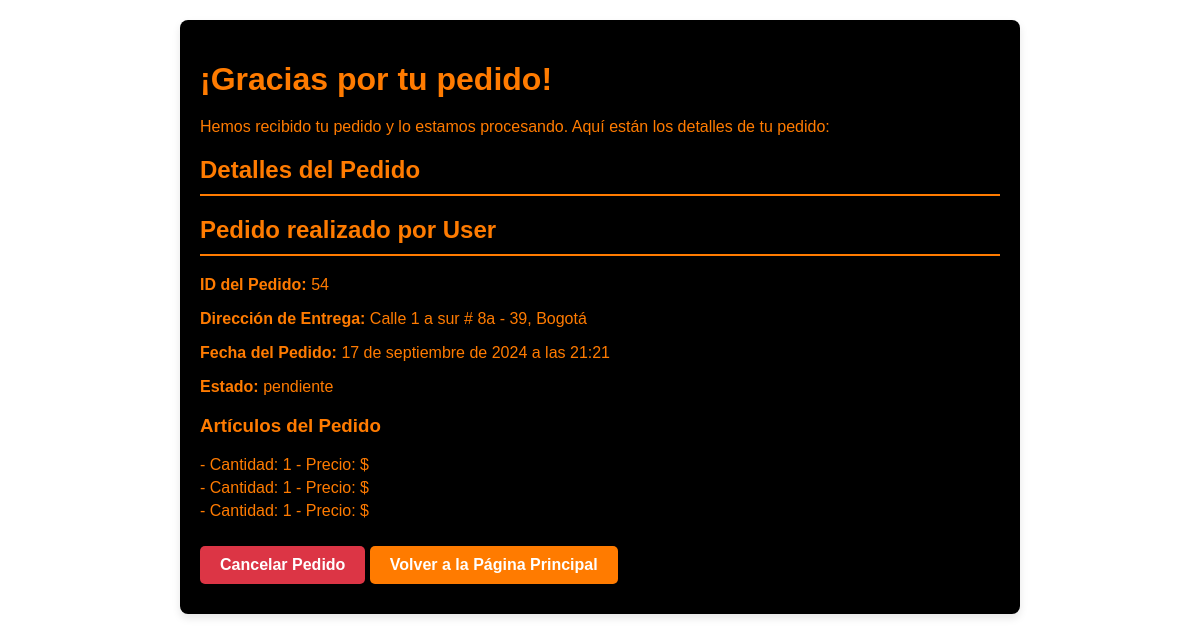
Page /pedido/54/confirmacion/ on the committed database.
### OrderEasy_app/models.py (models this page shows, shortened)
class Pedido(models.Model):
    ESTADO_PEDIDO = [
        ('pendiente', 'Pendiente'),
        ('confirmado', 'Confirmado'),
        ('en_camino', 'En Camino'),
        ('entregado', 'Entregado'),
        ('cancelado', 'Cancelado'),
    ]
    cliente = models.ForeignKey(Cliente, on_delete=models.CASCADE)
    fecha_pedido = models.DateTimeField(auto_now_add=True)
    estado = models.CharField(max_length=15, choices=ESTADO_PEDIDO, default='pendiente')
    direccion_entrega = models.CharField(max_length=255, null=True, blank=True)
    es_para_entrega = models.BooleanField(default=False)
    nombre_usuario = models.CharField(max_length=150, default='User')

class PedidoItem(models.Model):
    pedido = models.ForeignKey(Pedido, on_delete=models.CASCADE)
    product = models.ForeignKey(Product, on_delete=models.CASCADE)
    cantidad = models.PositiveIntegerField()

### OrderEasy/views.py (the view)
# urls.py: path('pedido/<int:pedido_id>/confirmacion/', views.confirmacion_pedido, name='confirmacion_pedido'),
def confirmacion_pedido(request, pedido_id):
    pedido = get_object_or_404(Pedido, id=pedido_id)
    return render(request, 'confirmacion_pedido.html', {'pedido': pedido})

### OrderEasy_app/templates/confirmacion_pedido.html (shortened to what this page needs)
{% load static %}
<!DOCTYPE html>
<html lang="es">
<head>
    <link rel="stylesheet" href="{% static 'css/confirmacion_pedido.css' %}">
</head>
<body>
    <div class="container">
        <h1>¡Gracias por tu pedido!</h1>
        <p>Hemos recibido tu pedido y lo estamos procesando. Aquí están los detalles de tu pedido:</p>
        <h2>Detalles del Pedido</h2>
        <div class="pedido-info">
            <h2>Pedido realizado por {{ pedido.nombre_usuario }}</h2>
        <p><strong>ID del Pedido:</strong> {{ pedido.id }}</p>
        <p><strong>Dirección de Entrega:</strong> {{ pedido.direccion_entrega }}</p>
        <p><strong>Fecha del Pedido:</strong> {{ pedido.fecha_pedido }}</p>
        <p><strong>Estado:</strong> {{ pedido.estado }}</p>
        <h3>Artículos del Pedido</h3>
        <ul>
            {% for item in pedido.pedidoitem_set.all %}
                <li>{{ item.menu_item.nombre }} - Cantidad: {{ item.cantidad }} - Precio: ${{ item.menu_item.precio }}</li>
            {% empty %}
                <li>No hay artículos en este pedido.</li>
            {% endfor %}
        </ul>
        {% if pedido.estado != 'cancelado' %}
            <a href="{% url 'cancelar_pedido' pedido.id %}" class="btn btn-danger">Cancelar Pedido</a>
        {% endif %}
        <a href="{% url 'index' %}" class="btn btn-primary">Volver a la Página Principal</a>
    </div>
</body>
</html>

### OrderEasy_app/static/css/confirmacion_pedido.css (style rules this page uses)
body { font-family: Arial, sans-serif; background-image: url("../imagenes/fondo_index1.jpg"); background-size: cover; background-position: center; background-attachment: fixed; color: #ff7b00; margin: 0; padding: 0; }
.container { width: 80%; max-width: 800px; margin: 20px auto; padding: 20px; background-color: #000000; border-radius: 8px; box-shadow: 0 4px 8px rgba(0,0,0,0.1); }
h1 { color: #ff7b00; margin-bottom: 20px; }
h2 { border-bottom: 2px solid #ff7b00; padding-bottom: 10px; margin-bottom: 20px; }
.btn { display: inline-block; padding: 10px 20px; margin: 10px 0; text-decoration: none; color: #ffffff; border-radius: 5px; text-align: center; font-weight: bold; transition: background-color 0.3s ease; }
.btn-danger { background-color: #dc3545; }
.btn-primary { background-color: #ff7b00; }
ul { list-style-type: none; padding: 0; }
li { margin: 5px 0; }

### rows in the picture
Pedido: nombre_usuario "User", id "54", direccion_entrega "Calle 1 a sur # 8a - 39, Bogotá", fecha_pedido "17 de septiembre de 2024 a las 21:21", estado "pendiente"
PedidoItem: cantidad "1"
PedidoItem: cantidad "1"
PedidoItem: cantidad "1"
